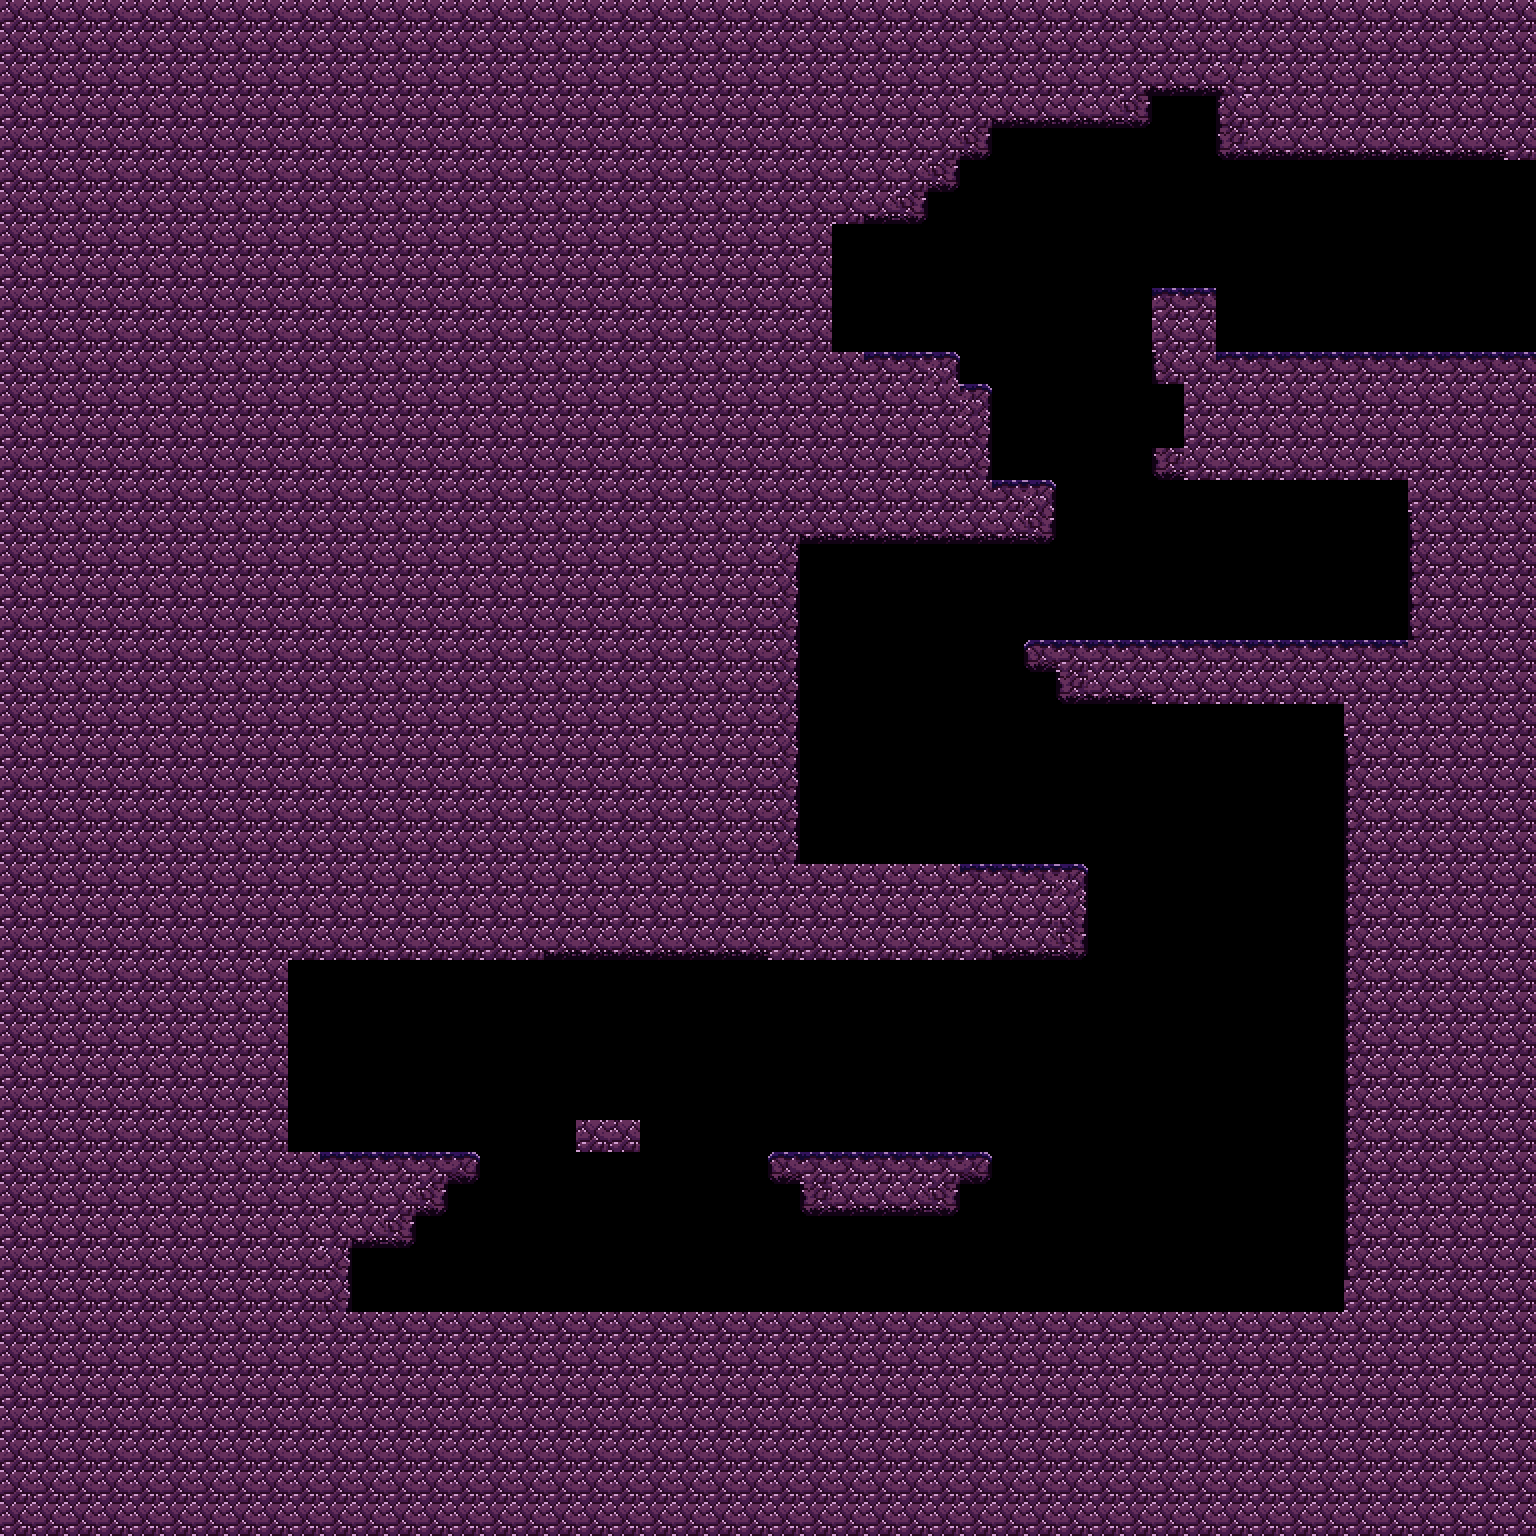

This game map was drawn from its Tiled (.tmx) file and the tilesets committed beside it. A one-line description and the trimmed map source follow:
An orthogonal 48x48 tile map with 32x32 px tiles, 2 tile layers (Ground, hazards) and 27 objects (10x room, 7x foundation, 2x oldman, fly, thrower, ...).

<map version="1.5" tiledversion="1.6.0" orientation="orthogonal" renderorder="right-down" width="48" height="48" tilewidth="32" tileheight="32" infinite="0" nextlayerid="4" nextobjectid="30">
 <editorsettings>
  <export target="lvl8 48.json" format="json" />
 </editorsettings>
 <tileset firstgid="1" name="tilemap" tilewidth="32" tileheight="32" tilecount="112" columns="14">
  <image source="tilemap.png" width="448" height="256" />
  <tile id="0">
   <properties>
    <property name="collides" type="bool" value="true" />
   </properties>
  </tile>
  <tile id="1">
   <properties>
    <property name="collides" type="bool" value="true" />
   </properties>
  </tile>
  <tile id="2">
   <properties>
    <property name="collides" type="bool" value="true" />
   </properties>
  </tile>
  <tile id="3">
   <properties>
    <property name="collides" type="bool" value="true" />
   </properties>
  </tile>
  <tile id="4">
   <properties>
    <property name="collides" type="bool" value="true" />
   </properties>
  </tile>
  <tile id="5">
   <properties>
    <property name="collides" type="bool" value="true" />
   </properties>
  </tile>
  <tile id="6">
   <properties>
    <property name="collides" type="bool" value="true" />
   </properties>
  </tile>
  <tile id="7">
   <properties>
    <property name="collides" type="bool" value="true" />
   </properties>
  </tile>
  <tile id="8">
   <properties>
    <property name="collides" type="bool" value="true" />
   </properties>
  </tile>
  <tile id="9">
   <properties>
    <property name="collides" type="bool" value="true" />
   </properties>
  </tile>
  <tile id="10">
   <properties>
    <property name="collides" type="bool" value="true" />
   </properties>
  </tile>
  <tile id="11">
   <properties>
    <property name="collides" type="bool" value="true" />
   </properties>
  </tile>
  <tile id="12">
   <properties>
    <property name="collides" type="bool" value="true" />
   </properties>
  </tile>
  <tile id="13">
   <properties>
    <property name="collides" type="bool" value="true" />
   </properties>
  </tile>
  <tile id="14">
   <properties>
    <property name="collides" type="bool" value="true" />
   </properties>
  </tile>
  <tile id="15">
   <properties>
    <property name="collides" type="bool" value="true" />
   </properties>
  </tile>
  <tile id="16">
   <properties>
    <property name="collides" type="bool" value="true" />
   </properties>
  </tile>
  <tile id="17">
   <properties>
    <property name="collides" type="bool" value="true" />
   </properties>
  </tile>
  <tile id="18">
   <properties>
    <property name="collides" type="bool" value="true" />
   </properties>
  </tile>
  <tile id="19">
   <properties>
    <property name="collides" type="bool" value="true" />
   </properties>
  </tile>
  <tile id="20">
   <properties>
    <property name="collides" type="bool" value="true" />
   </properties>
  </tile>
  <tile id="21">
   <properties>
    <property name="collides" type="bool" value="true" />
   </properties>
  </tile>
  <tile id="22">
   <properties>
    <property name="collides" type="bool" value="true" />
   </properties>
  </tile>
  <tile id="23">
   <properties>
    <property name="collides" type="bool" value="true" />
   </properties>
  </tile>
  <tile id="24">
   <properties>
    <property name="collides" type="bool" value="true" />
   </properties>
  </tile>
  <tile id="25">
   <properties>
    <property name="collides" type="bool" value="true" />
   </properties>
  </tile>
  <tile id="26">
   <properties>
    <property name="collides" type="bool" value="true" />
   </properties>
  </tile>
  <tile id="27">
   <properties>
    <property name="collides" type="bool" value="true" />
   </properties>
  </tile>
  <tile id="28">
   <properties>
    <property name="collides" type="bool" value="true" />
   </properties>
  </tile>
  <tile id="29">
   <properties>
    <property name="collides" type="bool" value="true" />
   </properties>
  </tile>
  <tile id="30">
   <properties>
    <property name="collides" type="bool" value="true" />
   </properties>
  </tile>
  <tile id="31">
   <properties>
    <property name="collides" type="bool" value="true" />
   </properties>
  </tile>
  <tile id="32">
   <properties>
    <property name="collides" type="bool" value="true" />
   </properties>
  </tile>
  <tile id="33">
   <properties>
    <property name="collides" type="bool" value="true" />
   </properties>
  </tile>
  <tile id="34">
   <properties>
    <property name="collides" type="bool" value="true" />
   </properties>
  </tile>
  <tile id="35">
   <properties>
    <property name="collides" type="bool" value="true" />
   </properties>
  </tile>
  <tile id="36">
   <properties>
    <property name="collides" type="bool" value="true" />
   </properties>
  </tile>
  <tile id="37">
   <properties>
    <property name="collides" type="bool" value="true" />
   </properties>
  </tile>
  <tile id="38">
   <properties>
    <property name="collides" type="bool" value="true" />
   </properties>
  </tile>
  <tile id="39">
   <properties>
    <property name="collides" type="bool" value="true" />
   </properties>
  </tile>
  <tile id="40">
   <properties>
    <property name="collides" type="bool" value="true" />
   </properties>
  </tile>
  <tile id="41">
   <properties>
    <property name="collides" type="bool" value="true" />
   </properties>
  </tile>
  <tile id="42">
   <properties>
    <property name="collides" type="bool" value="true" />
   </properties>
  </tile>
  <tile id="43">
   <properties>
    <property name="collides" type="bool" value="true" />
   </properties>
  </tile>
  <tile id="44">
   <properties>
    <property name="collides" type="bool" value="true" />
   </properties>
  </tile>
  <tile id="45">
   <properties>
    <property name="collides" type="bool" value="true" />
   </properties>
  </tile>
  <tile id="46">
   <properties>
    <property name="collides" type="bool" value="true" />
   </properties>
  </tile>
  <tile id="47">
   <properties>
    <property name="collides" type="bool" value="true" />
   </properties>
  </tile>
  <tile id="48">
   <properties>
    <property name="collides" type="bool" value="true" />
   </properties>
  </tile>
  <tile id="49">
   <properties>
    <property name="collides" type="bool" value="true" />
   </properties>
  </tile>
  <tile id="50">
   <properties>
    <property name="collides" type="bool" value="true" />
   </properties>
  </tile>
  <tile id="51">
   <properties>
    <property name="collides" type="bool" value="true" />
   </properties>
  </tile>
  <tile id="52">
   <properties>
    <property name="collides" type="bool" value="true" />
   </properties>
  </tile>
  <tile id="53">
   <properties>
    <property name="collides" type="bool" value="true" />
   </properties>
  </tile>
  <tile id="54">
   <properties>
    <property name="collides" type="bool" value="true" />
   </properties>
  </tile>
  <tile id="55">
   <properties>
    <property name="collides" type="bool" value="true" />
   </properties>
  </tile>
  <tile id="56">
   <properties>
    <property name="collides" type="bool" value="true" />
   </properties>
  </tile>
  <tile id="57">
   <properties>
    <property name="collides" type="bool" value="true" />
   </properties>
  </tile>
  <tile id="58">
   <properties>
    <property name="collides" type="bool" value="true" />
   </properties>
  </tile>
  <tile id="59">
   <properties>
    <property name="collides" type="bool" value="true" />
   </properties>
  </tile>
  <tile id="60">
   <properties>
    <property name="collides" type="bool" value="true" />
   </properties>
  </tile>
  <tile id="61">
   <properties>
    <property name="collides" type="bool" value="true" />
   </properties>
  </tile>
  <tile id="62">
   <properties>
    <property name="collides" type="bool" value="true" />
   </properties>
  </tile>
  <tile id="63">
   <properties>
    <property name="collides" type="bool" value="true" />
   </properties>
  </tile>
  <tile id="64">
   <properties>
    <property name="collides" type="bool" value="true" />
   </properties>
  </tile>
  <tile id="65">
   <properties>
    <property name="collides" type="bool" value="true" />
   </properties>
  </tile>
  <tile id="66">
   <properties>
    <property name="collides" type="bool" value="true" />
   </properties>
  </tile>
  <tile id="67">
   <properties>
    <property name="collides" type="bool" value="true" />
   </properties>
  </tile>
  <tile id="68">
   <properties>
    <property name="collides" type="bool" value="true" />
   </properties>
  </tile>
  <tile id="69">
   <properties>
    <property name="collides" type="bool" value="true" />
   </properties>
  </tile>
  <tile id="70">
   <properties>
    <property name="collides" type="bool" value="true" />
   </properties>
  </tile>
  <tile id="71">
   <properties>
    <property name="collides" type="bool" value="true" />
   </properties>
  </tile>
  <tile id="72">
   <properties>
    <property name="collides" type="bool" value="true" />
   </properties>
  </tile>
  <tile id="73">
   <properties>
    <property name="collides" type="bool" value="true" />
   </properties>
  </tile>
  <tile id="74">
   <properties>
    <property name="collides" type="bool" value="true" />
   </properties>
  </tile>
  <tile id="75">
   <properties>
    <property name="collides" type="bool" value="true" />
   </properties>
  </tile>
  <tile id="76">
   <properties>
    <property name="collides" type="bool" value="true" />
   </properties>
  </tile>
  <tile id="77">
   <properties>
    <property name="collides" type="bool" value="true" />
   </properties>
  </tile>
  <tile id="78">
   <properties>
    <property name="collides" type="bool" value="true" />
   </properties>
  </tile>
  <tile id="79">
   <properties>
    <property name="collides" type="bool" value="true" />
   </properties>
  </tile>
  <tile id="80">
   <properties>
    <property name="collides" type="bool" value="true" />
   </properties>
  </tile>
  <tile id="81">
   <properties>
    <property name="collides" type="bool" value="true" />
   </properties>
  </tile>
  <tile id="82">
   <properties>
    <property name="collides" type="bool" value="true" />
   </properties>
  </tile>
  <tile id="83">
   <properties>
    <property name="collides" type="bool" value="true" />
   </properties>
  </tile>
  <tile id="84">
   <properties>
    <property name="collides" type="bool" value="true" />
   </properties>
  </tile>
  <tile id="85">
   <properties>
    <property name="collides" type="bool" value="true" />
   </properties>
  </tile>
  <tile id="86">
   <properties>
    <property name="collides" type="bool" value="true" />
   </properties>
  </tile>
  <tile id="87">
   <properties>
    <property name="collides" type="bool" value="true" />
   </properties>
  </tile>
  <tile id="88">
   <properties>
    <property name="collides" type="bool" value="true" />
   </properties>
  </tile>
  <tile id="89">
   <properties>
    <property name="collides" type="bool" value="true" />
   </properties>
  </tile>
  <tile id="90">
   <properties>
    <property name="collides" type="bool" value="true" />
   </properties>
  </tile>
  <tile id="91">
   <properties>
    <property name="collides" type="bool" value="true" />
   </properties>
  </tile>
  <tile id="92">
   <properties>
    <property name="collides" type="bool" value="true" />
   </properties>
  </tile>
  <tile id="93">
   <properties>
    <property name="collides" type="bool" value="true" />
   </properties>
  </tile>
  <tile id="94">
   <properties>
    <property name="collides" type="bool" value="true" />
   </properties>
  </tile>
  <tile id="95">
   <properties>
    <property name="collides" type="bool" value="true" />
   </properties>
  </tile>
  <tile id="96">
   <properties>
    <property name="collides" type="bool" value="true" />
   </properties>
  </tile>
  <tile id="97">
   <properties>
    <property name="collides" type="bool" value="true" />
   </properties>
  </tile>
  <tile id="98">
   <properties>
    <property name="collides" type="bool" value="true" />
   </properties>
  </tile>
  <tile id="99">
   <properties>
    <property name="collides" type="bool" value="true" />
   </properties>
  </tile>
  <tile id="100">
   <properties>
    <property name="collides" type="bool" value="true" />
   </properties>
  </tile>
  <tile id="101">
   <properties>
    <property name="collides" type="bool" value="true" />
   </properties>
  </tile>
  <tile id="102">
   <properties>
    <property name="collides" type="bool" value="true" />
   </properties>
  </tile>
  <tile id="103">
   <properties>
    <property name="collides" type="bool" value="true" />
   </properties>
  </tile>
  <tile id="104">
   <properties>
    <property name="collides" type="bool" value="true" />
   </properties>
  </tile>
  <tile id="105">
   <properties>
    <property name="collides" type="bool" value="true" />
   </properties>
  </tile>
  <tile id="106">
   <properties>
    <property name="collides" type="bool" value="true" />
   </properties>
  </tile>
  <tile id="107">
   <properties>
    <property name="collides" type="bool" value="true" />
   </properties>
  </tile>
  <tile id="108">
   <properties>
    <property name="collides" type="bool" value="true" />
   </properties>
  </tile>
  <tile id="109">
   <properties>
    <property name="collides" type="bool" value="true" />
   </properties>
  </tile>
  <tile id="110">
   <properties>
    <property name="collides" type="bool" value="true" />
   </properties>
  </tile>
  <tile id="111">
   <properties>
    <property name="collides" type="bool" value="true" />
   </properties>
  </tile>
 </tileset>
 <layer id="1" name="Ground" width="48" height="48">
  <properties>
   <property name="collides" type="bool" value="true" />
  </properties>
  <data>[2304 cells, 1618 non-empty, 12 distinct tile ids]</data>
 </layer>
 <layer id="3" name="hazards" width="48" height="48">
  <data>[2304 cells, 73 non-empty, 4 distinct tile ids]</data>
 </layer>
 <objectgroup id="2" name="Objects">
  <object id="1" name="foundation" x="1247.99" y="1056.55">
   <properties>
    <property name="vertical" type="bool" value="true" />
   </properties>
   <point />
  </object>
  <object id="2" name="foundation" x="1119.62" y="961.831">
   <properties>
    <property name="vertical" type="bool" value="true" />
   </properties>
   <point />
  </object>
  <object id="3" name="foundation" x="1246.48" y="862.808">
   <properties>
    <property name="vertical" type="bool" value="true" />
   </properties>
   <point />
  </object>
  <object id="4" name="foundation" x="1056.68" y="833.296">
   <properties>
    <property name="vertical" type="bool" value="false" />
   </properties>
   <point />
  </object>
  <object id="5" name="fly" x="1154.97" y="1129.36">
   <point />
  </object>
  <object id="6" name="foundation" x="896" y="641.333">
   <properties>
    <property name="vertical" type="bool" value="true" />
   </properties>
   <point />
  </object>
  <object id="7" name="thrower" x="1364" y="612">
   <properties>
    <property name="flipX" type="bool" value="true" />
   </properties>
   <point />
  </object>
  <object id="8" name="foundation" x="1184" y="191">
   <properties>
    <property name="vertical" type="bool" value="true" />
   </properties>
   <point />
  </object>
  <object id="9" name="slapper" x="1375.75" y="303.667">
   <point />
  </object>
  <object id="10" name="endlvl" x="1502.67" y="158.667" width="32" height="193.333" />
  <object id="11" name="foundation" x="1502.67" y="254">
   <properties>
    <property name="vertical" type="bool" value="true" />
   </properties>
   <point />
  </object>
  <object id="12" name="spawn" x="366.667" y="1104">
   <point />
  </object>
  <object id="13" name="newspaper" x="942" y="1126">
   <point />
  </object>
  <object id="14" name="oldman" x="889.333" y="326">
   <point />
  </object>
  <object id="15" name="oldman" x="889.333" y="326">
   <point />
  </object>
  <object id="16" name="room" x="703.03" y="127.273">
   <point />
  </object>
  <object id="17" name="room" x="606.061" y="409.091">
   <point />
  </object>
  <object id="18" name="room" x="609.091" y="663.636">
   <point />
  </object>
  <object id="19" name="room" x="381.818" y="806.061">
   <point />
  </object>
  <object id="20" name="room" x="139.394" y="1021.21">
   <point />
  </object>
  <object id="21" name="room" x="154.545" y="1266.67">
   <point />
  </object>
  <object id="22" name="room" x="427.273" y="1430.3">
   <point />
  </object>
  <object id="23" name="room" x="775.758" y="1442.42">
   <point />
  </object>
  <object id="24" name="room" x="1103.03" y="1454.55">
   <point />
  </object>
  <object id="25" name="room" x="1400" y="1439.39">
   <point />
  </object>
  <object id="28" name="goodend" x="221.212" y="1681.82" width="169.697" height="66.6667" />
  <object id="29" name="badend" x="527.273" y="1648.48" width="263.636" height="115.152" />
 </objectgroup>
</map>
